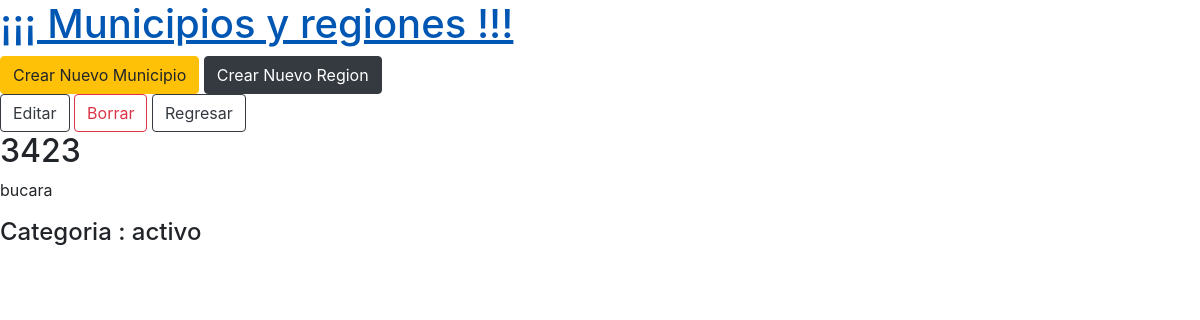
The app's page /talenta/municipio/26/ with its own data.
### municipio/models.py (models this page shows, shortened)
class Municipio(models.Model):
    codigo_m = models.IntegerField(True)
    nombre_m = models.CharField(max_length=200)
    estado = models.CharField(max_length=50, choices=TIPO_OPCIONES, default=ACTIVO)
    regiones = models.ManyToManyField(Region)

### municipio/views.py (the view)
# urls.py: path('municipio/<int:pk>/', views.municipio_detail, name='municipio_detail'),
def municipio_detail(request, pk):
    mun = get_object_or_404(Municipio, pk=pk)
    context = {
    'mun': mun,
    }
    return render(request, 'municipio_detail.html', context)

### municipio/templates/municipio_detail.html
{% extends 'base.html' %}
{% block content %}
 	<div>
        <a class="btn btn-outline-dark" href="{% url 'municipio:municipio_edit' pk=mun.pk %}"><span class="glyphicon glyphicon-pencil">Editar</span></a>
        <a class="btn btn-outline-danger" href="{% url 'municipio:municipio_delete' pk=mun.pk %}"><span class="glyphicon glyphicon-pencil">Borrar</span></a>
        <a class="btn btn btn-outline-dark" href="{% url 'municipio:municipio_view' %}">Regresar <span class="sr-only">(current)</span></a>
        <h2>{{ mun.codigo_m }}</h2>
        <p class="texto">{{ mun.nombre_m }}</p>
        <h4>Categoria : {{ mun.estado }}</h4>
    </div>
{% endblock %}

### records on screen
Municipio: codigo_m "3423", nombre_m "bucara", estado "activo"
